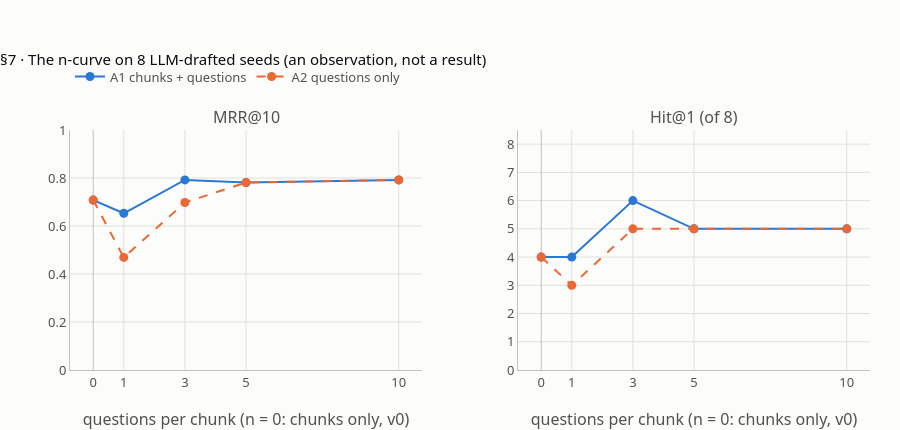

The notebook cell this image was saved under:
### Markdown cell above
## 7 · Score the parent's span, never the question

**What this rebuilds** (lesson step 7, K6, K7, K8). Each arm returns parents (chunks); the metrics read the parents' `[char_start, char_end)` spans against the seeds' evidence spans, so a generated question is never scored as evidence and never sent to the answer model.
- **The K6 table:** first relevant rank for D-001…D-008, Hit@1, Hit@4, MRR@10 and CE@1 / CE@2 / CE@4 for A0 (chunks only, v0), A1 (chunks + questions) and A2 (questions only) at n = 1, 3, 5, 10, and the **sum** aggregation at n = 5.
- **What to read in it:** A1 at n = 5 lifts MRR@10 from 0.708 to 0.781 and Hit@1 from 4 to 5, while CE@4 drops from 8 to 7 because D-007 needs two chunks. n = 1 is worse than none (0.653). Questions only equals A1 from n = 5 on here. Sum is worse than max (0.760). **Eight LLM-drafted items prove nothing**: this is the mechanism, not a winner.
- D-001, D-002, D-008 and the paraphrase D-002-P1: the visible effect (rank 3, 3, 2 → 1).

### Code cell
if MODELS_OK:
    EXP6 = {
        ("A0", 0, "chunks"): ([3, 3, 1, 1, 1, 1, 2, 2], 4, 8, 0.708, [4, 5, 8]),
        ("A1", 1, "chunks+q"): ([1, 4, 1, 1, 1, 2, 3, 7], 4, 7, 0.653, [4, 5, 7]),
        ("A1", 3, "chunks+q"): ([1, 1, 1, 1, 1, 1, 3, 15], 6, 7, 0.792, [6, 6, 7]),
        ("A1", 5, "chunks+q"): ([1, 1, 2, 1, 2, 1, 4, 1], 5, 8, 0.781, [5, 7, 7]),
        ("A1", 10, "chunks+q"): ([1, 1, 2, 1, 1, 2, 3, 1], 5, 8, 0.792, [5, 7, 7]),
        ("A2", 1, "q-only"): ([1, 17, 1, 2, 1, 4, 19, 13], 3, 5, 0.469, [3, 4, 5]),
        ("A2", 3, "q-only"): ([1, 1, 1, 3, 1, 1, 4, 31], 5, 7, 0.698, [5, 5, 6]),
        ("A2", 5, "q-only"): ([1, 1, 2, 1, 2, 1, 4, 1], 5, 8, 0.781, [5, 7, 7]),
        ("A2", 10, "q-only"): ([1, 1, 2, 1, 1, 2, 3, 1], 5, 8, 0.792, [5, 7, 7]),
    }
    RES = {}
    for (arm, n, design), (e_r, e_h1, e_h4, e_mrr, e_ce) in EXP6.items():
        ranks, ces = [], [0, 0, 0]
        for s in ANS:
            par, _ = parents_ranked(QV[s["qid"]], n, design)
            ranks.append(first_rel(par, s["qid"]))
            for j, k_ in enumerate((1, 2, 4)):
                ces[j] += ce_at(par, s["qid"], k_)
        RES[(arm, n)] = (ranks, *summary(ranks), ces)
        label = f"{arm} {design}" + (f" n = {n}" if n else "")
        check(f"§7 {label}: ranks D-001..D-008 (K6)", ranks, e_r)
        check(f"§7 {label}: Hit@1, Hit@4, MRR@10; CE@1, CE@2, CE@4 (of 8) (K6)", [*summary(ranks), ces], [e_h1, e_h4, e_mrr, e_ce], T3)
    for arm, design, e_r, e_mrr in (("A1", "chunks+q", [3, 1, 1, 1, 1, 2, 4, 1], 0.760), ("A2", "q-only", [3, 1, 1, 1, 1, 3, 4, 1], 0.740)):
        ranks = [first_rel(parents_ranked(QV[s["qid"]], 5, design, "sum")[0], s["qid"]) for s in ANS]
        check(f"§7 {arm} {design} n = 5, SUM: ranks; Hit@1, Hit@4, MRR@10 (K6)", [ranks, *summary(ranks)], [e_r, 5, 8, e_mrr], T3)
    check("§7 questions only equals chunks + questions at n = 5 and n = 10 (ranks)",
          [RES[("A2", 5)][0] == RES[("A1", 5)][0], RES[("A2", 10)][0] == RES[("A1", 10)][0]], [True, True])
    par_d7, _ = parents_ranked(QV["D-007"], 5, "chunks+q")
    check("§7 the CE@4 loss is D-007: how many of its two chunks (27, 85) are in A1's top 4 parents; CE@4 A0, A1 (K6)",
          [sum(i in par_d7[:4] for i in (27, 85)), int(ce_at(parents_ranked(QV["D-007"], 0, "chunks")[0], "D-007", 4)),
           int(ce_at(par_d7, "D-007", 4))], [1, 1, 0])
    check("§7 D-002-P1: rank of chunk 27, A0, A1 n = 5, A2 n = 5 (K6)",
          [1 + parents_ranked(QV["D-002-P1"], n, d)[0].index(27) for n, d in ((0, "chunks"), (5, "chunks+q"), (5, "q-only"))], [3, 1, 1])
    for qid, e_ranks, e_top, e_text in (("D-001", [3, 1, 1], 0.9311, "How much have global temperatures risen since the late 19th century?"),
                                        ("D-002", [3, 1, 1], 0.9869, "When was the Paris Agreement adopted?"),
                                        ("D-008", [2, 1, 1], 0.9368, "What is the Kigali Amendment?")):
        rr = [first_rel(parents_ranked(QV[qid], n, d)[0], qid) for n, d in ((0, "chunks"), (5, "chunks+q"), (5, "q-only"))]
        sc_, ow_, kd_, qt_ = mv_scores(QV[qid], 5, "chunks+q")
        i = int(np.argmax(sc_))
        check(f"§7 {qid}: gold rank A0, A1, A2 (n = 5); A1's top vector: score, kind, text (K7)", [rr, float(sc_[i]), kd_[i], qt_[i]],
              [e_ranks, e_top, "question", e_text], T4)
    cats = [[s["qid"], s["category"], RES[("A0", 0)][0][j], RES[("A1", 5)][0][j], RES[("A2", 5)][0][j]] for j, s in enumerate(ANS)]
    check("§7 per category: first relevant rank A0 -> A1 n = 5 -> A2 n = 5 (K8)", cats,
          [["D-001", "exact-term", 3, 1, 1], ["D-002", "factual-single-span", 3, 1, 1], ["D-003", "factual-single-span", 1, 2, 2],
           ["D-004", "exact-term", 1, 1, 1], ["D-005", "multi-span", 1, 2, 2], ["D-006", "vocabulary-mismatch", 1, 1, 1],
           ["D-007", "multi-hop", 2, 4, 4], ["D-008", "exact-term", 2, 1, 1]])

    # chart: the n-curve (n = 0 is A0, the same point for both arms); two panels, one per metric (no dual axis)
    fig = make_subplots(rows=1, cols=2, subplot_titles=("MRR@10", "Hit@1 (of 8)"), horizontal_spacing=0.12)
    xs = [0, 1, 3, 5, 10]
    for arm, colour, dash, name in (("A1", BLUE, "solid", "A1 chunks + questions"), ("A2", ORANGE, "dash", "A2 questions only")):
        ys = [RES[("A0", 0)]] + [RES[(arm, n)] for n in NS]
        fig.add_scatter(x=xs, y=[r[3] for r in ys], mode="lines+markers", name=name, line=dict(color=colour, width=2, dash=dash),
                        marker=dict(size=9), hovertemplate="n = %{x}: MRR@10 %{y:.3f}<extra>" + name + "</extra>", row=1, col=1)
        fig.add_scatter(x=xs, y=[r[1] for r in ys], mode="lines+markers", name=name, showlegend=False,
                        line=dict(color=colour, width=2, dash=dash), marker=dict(size=9),
                        hovertemplate="n = %{x}: Hit@1 %{y}<extra>" + name + "</extra>", row=1, col=2)
    fig.update_xaxes(title_text="questions per chunk (n = 0: chunks only, v0)", tickvals=xs)
    fig.update_yaxes(range=[0, 1], row=1, col=1)
    fig.update_yaxes(range=[0, 8.5], dtick=1, row=1, col=2)
    fig.update_layout(title="§7 · The n-curve on 8 LLM-drafted seeds (an observation, not a result)", height=430,
                      margin=dict(t=130), legend=dict(y=1.16))
    fig.show()

### Figure 1 — Plotly figure (JSON) as saved in the notebook; plotly's stock layout.template omitted (floating-point values rounded to 4 significant figures)
{"data": [{"hovertemplate": "n = %{x}: MRR@10 %{y:.3f}<extra>A1 chunks + questions</extra>", "line": {"color": "#2a78d6", "dash": "solid", "width": 2}, "marker": {"size": 9}, "mode": "lines+markers", "name": "A1 chunks + questions", "x": [0, 1, 3, 5, 10], "y": [0.708, 0.653, 0.792, 0.781, 0.792], "type": "scatter", "xaxis": "x", "yaxis": "y"}, {"hovertemplate": "n = %{x}: Hit@1 %{y}<extra>A1 chunks + questions</extra>", "line": {"color": "#2a78d6", "dash": "solid", "width": 2}, "marker": {"size": 9}, "mode": "lines+markers", "name": "A1 chunks + questions", "showlegend": false, "x": [0, 1, 3, 5, 10], "y": [4, 4, 6, 5, 5], "type": "scatter", "xaxis": "x2", "yaxis": "y2"}, {"hovertemplate": "n = %{x}: MRR@10 %{y:.3f}<extra>A2 questions only</extra>", "line": {"color": "#eb6834", "dash": "dash", "width": 2}, "marker": {"size": 9}, "mode": "lines+markers", "name": "A2 questions only", "x": [0, 1, 3, 5, 10], "y": [0.708, 0.469, 0.698, 0.781, 0.792], "type": "scatter", "xaxis": "x", "yaxis": "y"}, {"hovertemplate": "n = %{x}: Hit@1 %{y}<extra>A2 questions only</extra>", "line": {"color": "#eb6834", "dash": "dash", "width": 2}, "marker": {"size": 9}, "mode": "lines+markers", "name": "A2 questions only", "showlegend": false, "x": [0, 1, 3, 5, 10], "y": [4, 3, 5, 5, 5], "type": "scatter", "xaxis": "x2", "yaxis": "y2"}], "layout": {"xaxis": {"anchor": "y", "domain": [0.0, 0.44], "title": {"text": "questions per chunk (n = 0: chunks only, v0)"}, "tickvals": [0, 1, 3, 5, 10]}, "yaxis": {"anchor": "x", "domain": [0.0, 1.0], "range": [0, 1]}, "xaxis2": {"anchor": "y2", "domain": [0.56, 1.0], "title": {"text": "questions per chunk (n = 0: chunks only, v0)"}, "tickvals": [0, 1, 3, 5, 10]}, "yaxis2": {"anchor": "x2", "domain": [0.0, 1.0], "range": [0, 8.5], "dtick": 1}, "annotations": [{"font": {"size": 16}, "showarrow": false, "text": "MRR@10", "x": 0.22, "xanchor": "center", "xref": "paper", "y": 1.0, "yanchor": "bottom", "yref": "paper"}, {"font": {"size": 16}, "showarrow": false, "text": "Hit@1 (of 8)", "x": 0.78, "xanchor": "center", "xref": "paper", "y": 1.0, "yanchor": "bottom", "yref": "paper"}], "margin": {"t": 130}, "legend": {"y": 1.16}, "title": {"text": "§7 · The n-curve on 8 LLM-drafted seeds (an observation, not a result)"}, "height": 430}}
